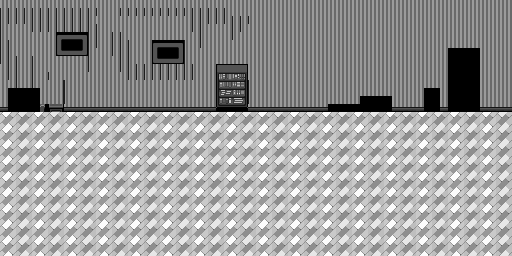

Below is a game level as drawn by its tile map, then a one-line description and the .tmx that defines it (tile-layer data replaced by summaries):
An orthogonal 64x32 tile map with 8x8 px tiles, 1 tile layer (merged), 2 hidden layers not drawn, 2 tilesets.

<map version="1.10" tiledversion="1.10.2" orientation="orthogonal" renderorder="right-down" width="64" height="32" tilewidth="8" tileheight="8" infinite="0" nextlayerid="10" nextobjectid="1">
 <editorsettings>
  <export target="../../M01_Scaffold/artAssetsGBA/apartmentBGMapLvl2.c" format="gba" />
 </editorsettings>
 <tileset firstgid="1" source="interiorsPalette.tsx" />
 <tileset firstgid="1025" source="interiorsPalette3.tsx" />
 <group id="9" name="layers" visible="0">
  <layer id="5" name="bg + some furniture" width="64" height="32" visible="0">
   <data>[2048 cells, 852 non-empty, 58 distinct tile ids]</data>
  </layer>
  <layer id="6" name="furniture2" width="64" height="32" visible="0">
   <data>[2048 cells, 0 non-empty, 0 distinct tile ids]</data>
  </layer>
 </group>
 <layer id="7" name="merged" width="64" height="32">
  <data>[2048 cells, 1986 non-empty, 66 distinct tile ids]</data>
 </layer>
</map>